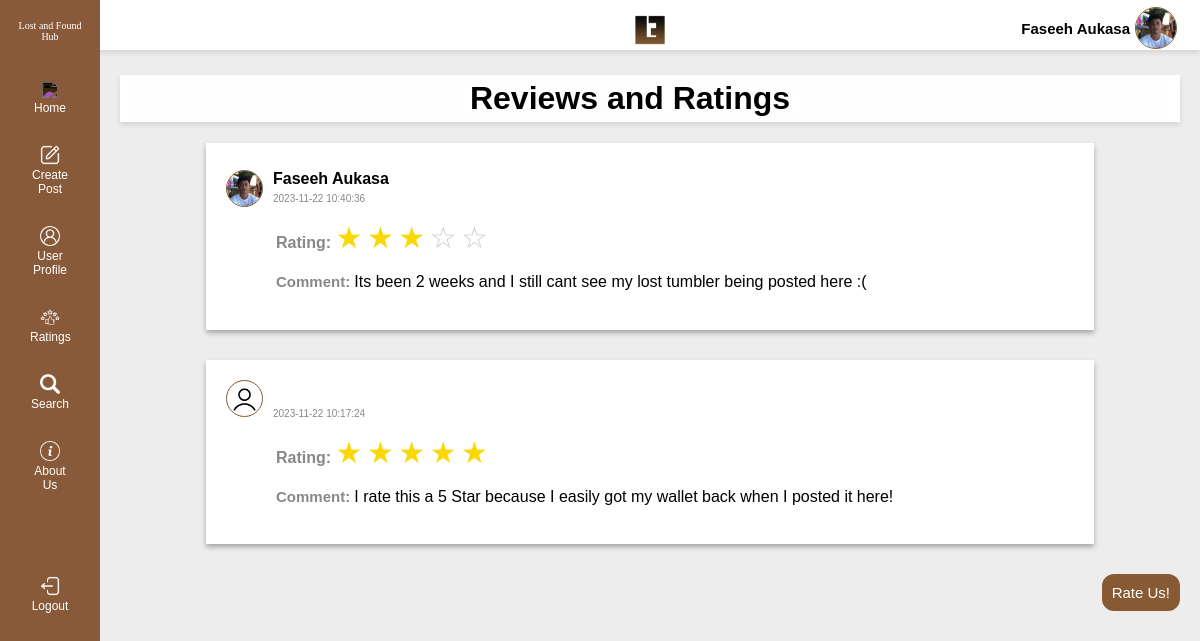
Screenshot of /ratings/ (signed in) with the database file from the repository.
### myapp/models.py (models this page shows, shortened)
class CustomUser(AbstractUser):
    userID = models.AutoField(primary_key=True)
    full_name = models.CharField(max_length=255)
    gender = models.CharField(max_length=10)
    email = models.EmailField(max_length=200)
    address = models.CharField(max_length=255)
    contact = models.CharField(max_length=15)
    profile_pic = models.ImageField(upload_to='images/profile_pics/', null=True, blank=True)
    is_admin = models.BooleanField(default=False)

class Rating(models.Model):
    ratingID = models.AutoField(primary_key=True)
    userID = models.ForeignKey(CustomUser, on_delete=models.CASCADE)  # ForeignKey to User model
    ratings = models.PositiveIntegerField()
    comment = models.TextField(blank=True, null=True)
    date_time = models.DateTimeField(auto_now_add=True)

### myapp/views.py (the view)
# urls.py: path('ratings/', views.ratings_list, name='ratings_list'),
@login_required(login_url='/')
def ratings_list(request):
    ratings = Rating.objects.all().order_by('-date_time')
    return render(request, 'myapp/ratings.html', {'ratings': ratings})

### myapp/templates/myapp/ratings.html (shortened to what this page needs)
{%load static%}
<!DOCTYPE html>
<html lang="en">
<head>
    <link rel="stylesheet" href="{% static 'myapp/css/home.css' %}">
</head>
<body>
    <header>
    <div id="content">
        </div>
        <div class="logo-image">
            <img src="{% static 'myapp/img/lflogo.png' %}">
          </div>
        <div class="user-name">
            {% if user.full_name %}
            <span>{{ user.full_name }}</span>
    {% else %}
    <span style='color:transparent;'>halu</span>
    {% endif %}
    </div>
    <div class="user-profile-pic">
        {% if user.profile_pic %}
        <img src="{{ user.profile_pic.url }}" alt="Profile Picture">
    {% else %}
        <img src="{% static 'myapp/img/user.png' %}" class="user-profile-pic">
    {% endif %}
    </div>
        </header>
        <div id="sidebar" class="collapsed">
            <p>Lost and Found Hub</p>
            <a href="/home"><img src="{% static 'myapp/img/home-button.png' %}"> Home</a>
                <a href="/create-post"><img src="{% static 'myapp/img/edit.png' %}">Create Post</a>
                <a href="/user-profile"><img src="{% static 'myapp/img/user1.png' %}">User Profile</a>
                <a href="/ratings"><img src="{% static 'myapp/img/rate.png' %}">Ratings</a>
                <a href="/search"><img src="{% static 'myapp/img/search.png' %}">Search</a>
                <a href="/about_us"><img src="{% static 'myapp/img/info.png' %}">About Us</a>
                <br>
                <br>
                <br>
                <a href="/logout"><img src="{% static 'myapp/img/logout.png' %}">Logout</a>
    </div>
    <div id="main">
        <h1>Reviews and Ratings</h1>
        {% for rating in ratings %}
        <div id="container">
        <div class="feed">
                <div class="rate">
                    <div class="post-profile-pic">
                        {% if rating.userID.profile_pic %}
                        <img src="{{ rating.userID.profile_pic.url }}" alt="User Profile Picture">
                        {% else %}
                        <img src="{% static 'myapp/img/user.png' %}" class="user-profile-pic">
                    {% endif %}
                    </div>
                    {% if rating.userID.full_name %}
                    <p class="post-username">{{ rating.userID.full_name }}</p>
                    {% else %}
                    <span style='color:transparent;'>nyeh</span>
                    {% endif %}
                    <p class="post-time">{{ rating.date_time|date:"Y-m-d H:i:s" }}</p>
                    <p><span class="post-rating">Rating: </span>
                        {% for _ in "12345" %}
                        {% if forloop.counter <= rating.ratings %}
                            <span class="star star-filled"></span>
                        {% else %}
                            <span class="star star-empty"></span>
                        {% endif %}
                    {% endfor %}
                </p>
                    <p><span class="post-description">Comment: </span>{{ rating.comment }}</p>
                </div>
        </div>
    </div>
    {% endfor %}
    <a href="{% url 'myapp:add_ratings' %}" class="cancel-button">Rate Us!</a>
    <br>
</div>
</body>
</html>

### myapp/static/myapp/css/home.css (style rules this page uses)
body, html { margin: 0; padding: 0; font-family: Arial, Helvetica, sans-serif, 'Lucida Sans', 'Lucida Sans Regular', 'Lucida Grande', 'Lucida Sans Unicode', Geneva, Verdana, sans-serif; background-color: #EEEDED; position: relative; height: 100%; }
header { position: relative; height: 30px; justify-content: space-between; align-items: center; background-color: #ffff; color: rgb(0, 0, 0); padding: 10px; box-shadow: 0px 3px 5px rgba(0, 0, 0, 0.1); }
#content { margin-left: 0; transition: margin-left 0.3s; top: 7px; left: 15px; padding: 10px; position: absolute; z-index: 1; transition: 1s ease-in-out; }
#sidebar { background-color: #885A3A; height: 100%; width: 100px; position: fixed; top: 0; left: 0; text-align: center; overflow-x: hidden; padding-top: 60px; transition: left .7s ease-in-out; }
#sidebar p { color: #ffffff; font-family: 'Times New Roman', Times, serif; font-size: 10px; padding: 10px; margin-top: -50px; }
#sidebar a { padding: 30px; padding-bottom: 10px; padding-top: 20px; text-decoration: none; text-align: center; font-size: 12px; color: #ffffff; display: block; word-spacing: 10px; margin: 0; }
#sidebar img { width: 20px; filter: invert(); }
#main { position: relative; transition: margin-left .5s; padding: 20px; margin-left: 100px; }
h1 { background-color: #FFFDFD; margin-top: 5px; padding: 5px; text-align: center; box-shadow: 0px 3px 5px rgba(0, 0, 0, 0.1); }
#content { transition: margin 0.5s; }
#container { padding: 20px; position: relative; background-color: white; width: 80%; margin: 0 auto; box-shadow: 0px 3px 5px rgba(0, 0, 0, 0.3); overflow: hidden; word-wrap: break-word; display: flex; flex-direction: column; font-size: medium; height: auto; clear: both; margin-bottom: 30px; }
.user-profile-pic img { position: relative; margin-right: 13px; width: 40px; height: 40px; border-radius: 50%; float: right; bottom: 60px; border: 1px solid #885A34; }
.user-name { position: relative; text-align: right; margin-right: 60px; font-weight: bold; font-size: 15px; bottom: 30px; }
.post-profile-pic img { position: relative; margin-right: 10px; width: 35px; height: 35px; border-radius: 50%; float: left; bottom: 0px; border: 1px solid #885A34; }
.post-username { font-weight: bold; color: #000000; margin-bottom: -5px; margin-top: 7px; }
.post-rating { margin-left: 50px; font-weight: bold; margin-top: 5px; margin-bottom: 10px; color: #888; }
.post-time { font-size: 10px; color: #888; }
.post-description { margin-left: 50px; font-size: 15px; line-height: 1.5; margin-top: 5px; color: #000000; }
.rate .post-description { margin-left: 50px; font-size: 15px; line-height: 1.5; margin-top: 5px; color: #888; font-weight: bold; }
.star { font-size: 30px; display: inline-block; }
.star-filled::before { content: '\2605'; color: #fbd703; }
.star-empty::before { content: '\2606'; color: #ccc; }
#main a { text-decoration: none; }
.logo-image img { position: relative; width: 40px; margin: 0 auto; display: block; left: 50px; z-index: 2; }
.cancel-button { text-decoration: none; background-color: #885A34; color: #ffff; padding: 10px; float: right; font-size: 15px; bottom: 0; border-radius: 12px; }

### rows the page displays
CustomUser: full_name "Faseeh Aukasa", profile_pic (picture)
Rating: userID.profile_pic (picture), userID.full_name "Faseeh Aukasa", date_time "2023-11-22 10:40:36", ratings 3 (drawn), comment "Its been 2 weeks and I still cant see my lost tumbler being posted here :("
Rating: date_time "2023-11-22 10:17:24", ratings 5 (drawn), comment "I rate this a 5 Star because I easily got my wallet back when I posted it here!"
